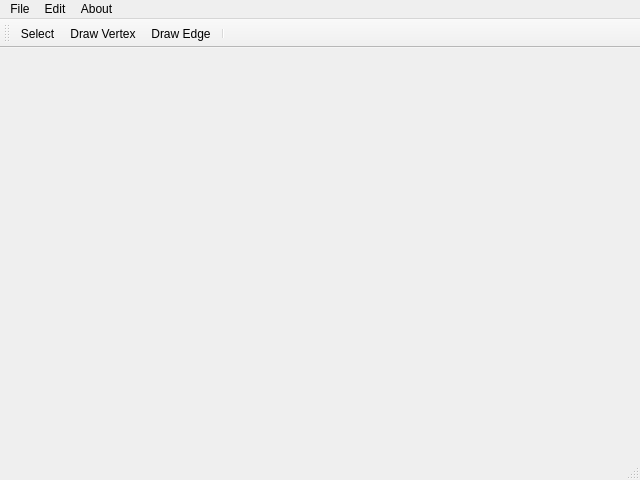
<?xml version="1.0" encoding="UTF-8"?>
<ui version="4.0">
 <class>MainWindow</class>
 <widget class="QMainWindow" name="MainWindow">
  <property name="geometry">
   <rect>
    <x>0</x>
    <y>0</y>
    <width>640</width>
    <height>480</height>
   </rect>
  </property>
  <property name="windowTitle">
   <string>MainWindow</string>
  </property>
  <widget class="QWidget" name="centralwidget"/>
  <widget class="QMenuBar" name="menubar">
   <property name="geometry">
    <rect>
     <x>0</x>
     <y>0</y>
     <width>640</width>
     <height>22</height>
    </rect>
   </property>
   <widget class="QMenu" name="menuFile">
    <property name="title">
     <string>File</string>
    </property>
   </widget>
   <widget class="QMenu" name="menuEdit">
    <property name="title">
     <string>Edit</string>
    </property>
   </widget>
   <widget class="QMenu" name="menuAbout">
    <property name="title">
     <string>About</string>
    </property>
   </widget>
   <addaction name="menuFile"/>
   <addaction name="menuEdit"/>
   <addaction name="menuAbout"/>
  </widget>
  <widget class="QStatusBar" name="statusbar"/>
  <widget class="QToolBar" name="toolBar">
   <property name="windowTitle">
    <string>toolBar</string>
   </property>
   <attribute name="toolBarArea">
    <enum>TopToolBarArea</enum>
   </attribute>
   <attribute name="toolBarBreak">
    <bool>false</bool>
   </attribute>
   <addaction name="actionSelect"/>
   <addaction name="actionDrawVertex"/>
   <addaction name="actionDrawEdge"/>
   <addaction name="separator"/>
  </widget>
  <action name="actionSelect">
   <property name="checkable">
    <bool>true</bool>
   </property>
   <property name="icon">
    <iconset resource="images.qrc">
     <normaloff>:/images/images/pointer.png</normaloff>:/images/images/pointer.png</iconset>
   </property>
   <property name="text">
    <string>Select</string>
   </property>
   <property name="toolTip">
    <string>Select</string>
   </property>
  </action>
  <action name="actionDrawVertex">
   <property name="checkable">
    <bool>true</bool>
   </property>
   <property name="icon">
    <iconset resource="images.qrc">
     <normaloff>:/images/images/vertex.png</normaloff>:/images/images/vertex.png</iconset>
   </property>
   <property name="text">
    <string>Draw Vertex</string>
   </property>
   <property name="toolTip">
    <string>Draw Vertex</string>
   </property>
  </action>
  <action name="actionDrawEdge">
   <property name="checkable">
    <bool>true</bool>
   </property>
   <property name="icon">
    <iconset resource="images.qrc">
     <normaloff>:/images/images/edge.png</normaloff>:/images/images/edge.png</iconset>
   </property>
   <property name="text">
    <string>Draw Edge</string>
   </property>
   <property name="toolTip">
    <string>Draw Edge</string>
   </property>
  </action>
 </widget>
 <resources>
  <include location="images.qrc"/>
 </resources>
 <connections/>
</ui>
